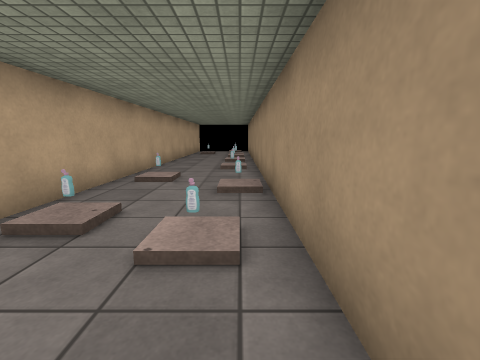
[1] (above)

12 first-person views from a walk through a 3-D level made in the Unity game engine. The camera is 1.2 m above the floor, tilts 10° down and sees 90° across. The floor is counted in squares, 1 m on a side. Each view is taken from the middle of a square. On the plan, view 1 faces up. The plan holds only what a view shows up to about 12 squares ahead; the rest is blank. The place goes on beyond the plan. Some surface patterns are stand-ins.

[2]
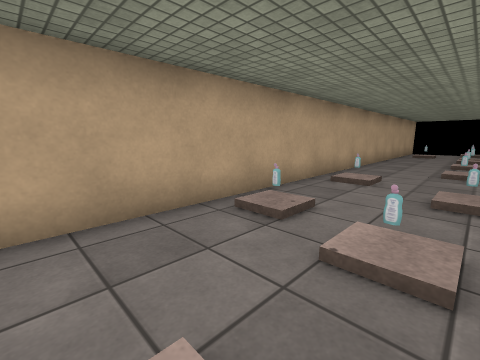

[3]
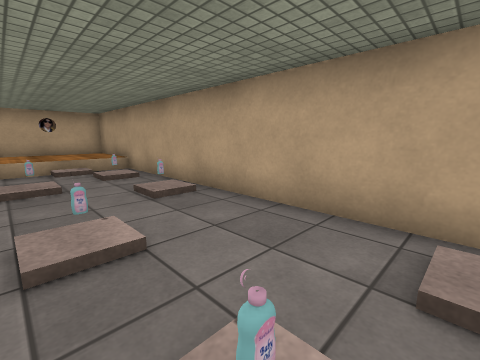

[4]
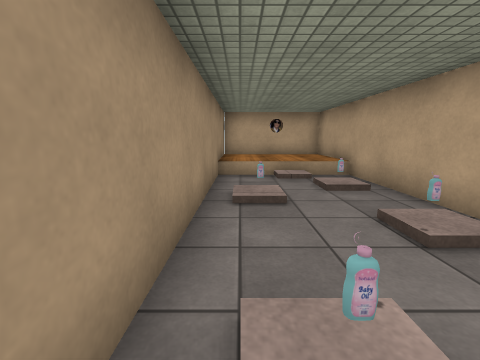

[5]
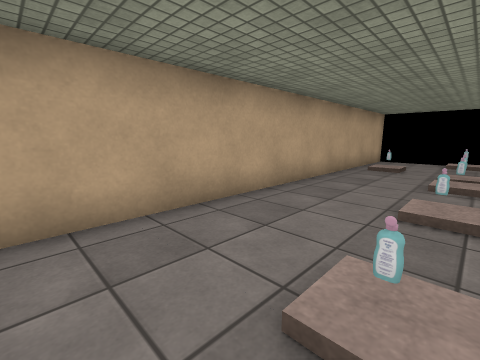

[6]
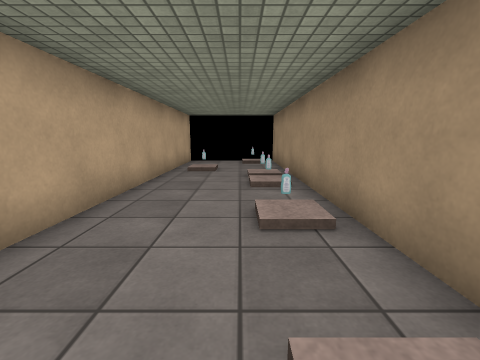

[7]
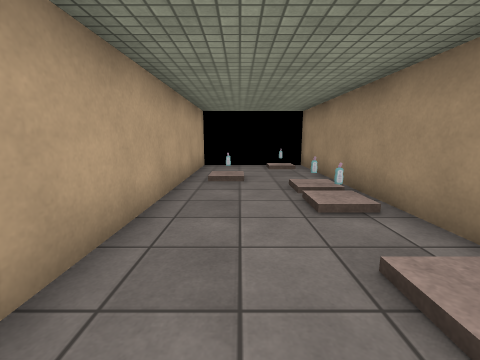

[8]
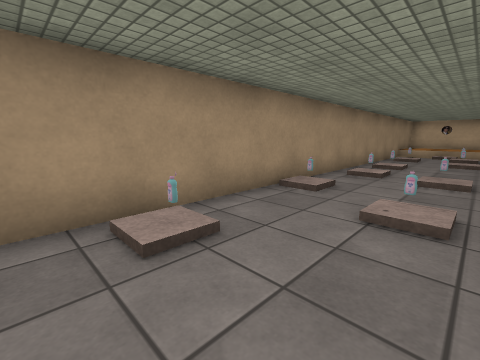

[9]
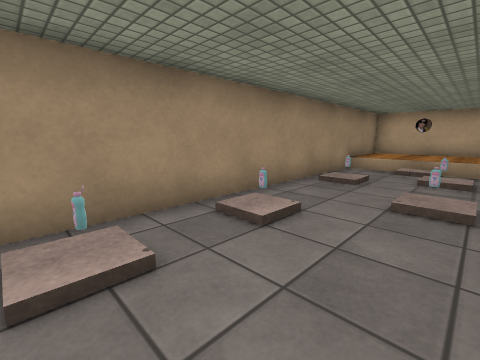

[10]
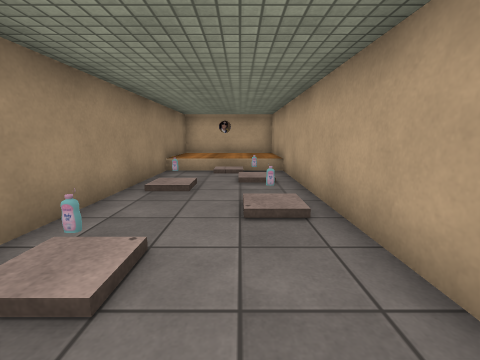

[11]
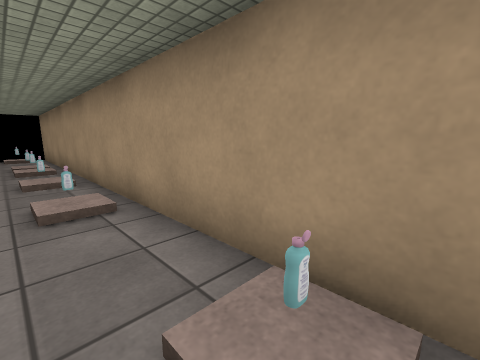

[12]
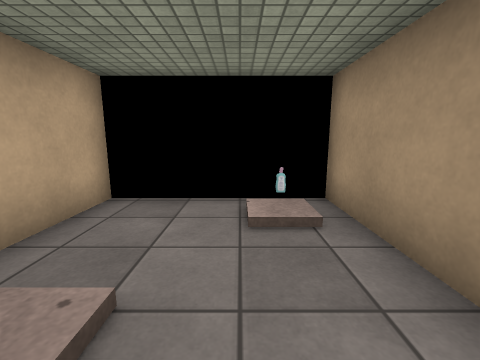

### Floor plan
Key: @ floor where view 1 was taken; # wall or solid block; . main floor; : floor 0.5 m higher than the main floor; / step, stairs or slope; O other object.
Columns run from 4 left of view 1 to 1 right of it. Each row starts with its distance up from view 1.
 22 #   ##
 21 #...##
 20 #....#
 19 #....#
 18 #.O..#
 17 #.../#
 16 #.../#
 15 #.../#
 14 #....#
 13 #....#
 12 #...O#
 11 #....#
 10 #.../#
  9 #.../#
  8 #....#
  7 #. ..#
  6 #...##
  5 #....#
  4 #//..#
  3 #////#
  2 #..//#
  1 #....#
  0 #..#@#
 -1 #....#
 -2 #//..#
 -3 #....#
 -4 #.. /#
 -5 #/O..#
 -6 #.//.#
 -7 #////#
 -8 #::O:#
 -9 #::::#
-10 ######

Positions as (right, up) in squares from view 1, and headings:
1: (0, 0), facing up
2: (0, 0), facing up-left
3: (0, 3), facing down-left
4: (0, 1), facing down
5: (0, 8), facing up-left
6: (-1, 9), facing up
7: (-2, 11), facing up
8: (-3, 11), facing down-right
9: (-3, 3), facing down-right
10: (-2, 2), facing down
11: (-1, 5), facing up-right
12: (-1, 17), facing up
